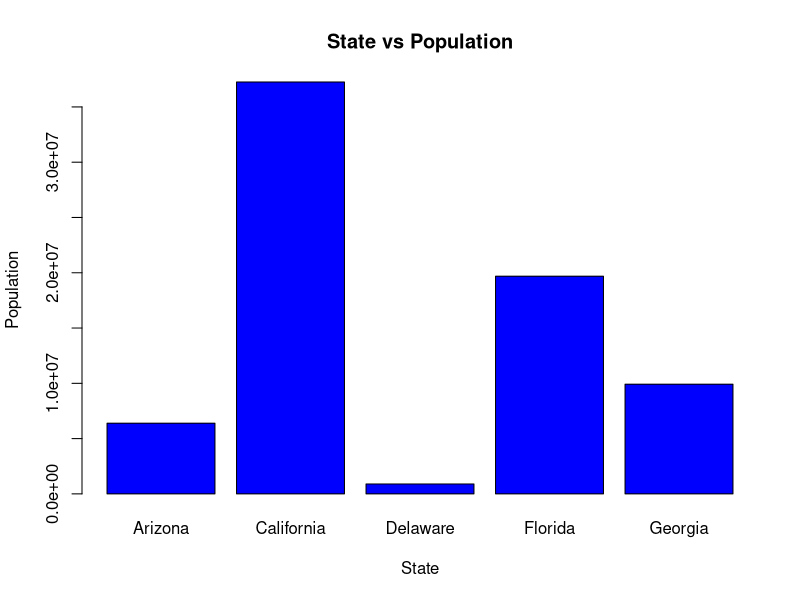
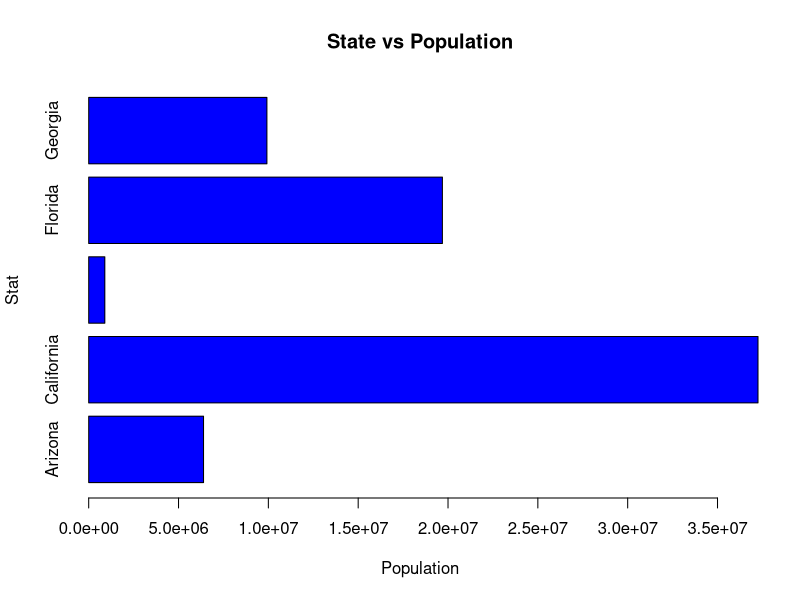

Generate these figures, in order, with R: (Note: this script raises an error after producing the figures.)
# Barplot
library(dplyr)
data <- read.table('Dataset/data.txt', header = T)
data <- select(data, state, population)
data <- head(data, 5)
barplot(data$population, names.arg = data$state, xlab = 'State', ylab = 'Population', main = 'State vs Population', col = 'blue' )
barplot(data$population, names.arg = data$state, horiz = T, xlab = 'Population', ylab = 'Stat', main = 'State vs Population', col = 'blue' )

# Stack Barplot
data <- read.csv('Dataset/apartments.csv', sep = ';')
data <- mutate(data, price = price/1000)
data1 <- data[c(1, 3, 4)]
data <- t(data1.matrix(data))   # matrix with transpose
data <- head(data, 10)
barplot(data, col = 2:3, main = 'Price vs Area', legend('topleft', c('price', 'area'), fill = c('green', 'red')))

# Histogram
data <- read.csv('Dataset/apartments.csv', sep = ';')
hist(data$area, col = 'gray', border = 'red', xlab = 'Area', main = 'Histogram of Area', breaks = 10)

# Scatter Plot
data(cars)
cars <- cars
head(cars, 10)
plot(cars$speed, cars$dist, xlab = 'Speed', ylab = 'Distance', main = 'Cars (Dist vs Speed)', col = 'red', pch = 10)

# line Plot
data(cars)
cars <- cars
head(cars, 10)
plot(cars$speed, cars$dist, xlab = 'Speed', ylab = 'Distance', main = 'Cars (Dist vs Speed)', col = 'red', pch = 10, type = 'l') # line

# Boxplot
data <- read.csv('Dataset/apartments.csv', sep = ';')
head(data, 10)
boxplot(data$area ~ data$rooms,
        xlab = 'room',
        ylab = 'area',
        main = 'room vs area',
        col = 'red',
        border = 'blue',
        notch = T)

# Multiple Plots in Layout
# Barplot
par(mfrow = c(2, 2))
data <- read.table('Dataset/data.txt', header = T)
data <- select(data, state, population)
data <- head(data, 5)
barplot(data$population, names.arg = data$state, xlab = 'State', ylab = 'Population', main = 'State vs Population', col = 'blue' )
# Histogram
data <- read.csv('Dataset/apartments.csv', sep = ';')
hist(data$area, col = 'gray', border = 'red', xlab = 'Area', main = 'Histogram of Area', breaks = 10)
# Scatter plot
data(cars)
cars <- cars
head(cars, 10)
plot(cars$speed, cars$dist, xlab = 'Speed', ylab = 'Distance', main = 'Cars (Dist vs Speed)', col = 'red', pch = 10)
# Boxplot
data <- read.csv('Dataset/apartments.csv', sep = ';')
head(data, 10)
boxplot(data$area ~ data$rooms,
        xlab = 'room',
        ylab = 'area',
        main = 'room vs area',
        col = 'red',
        border = 'blue',
        notch = T)

